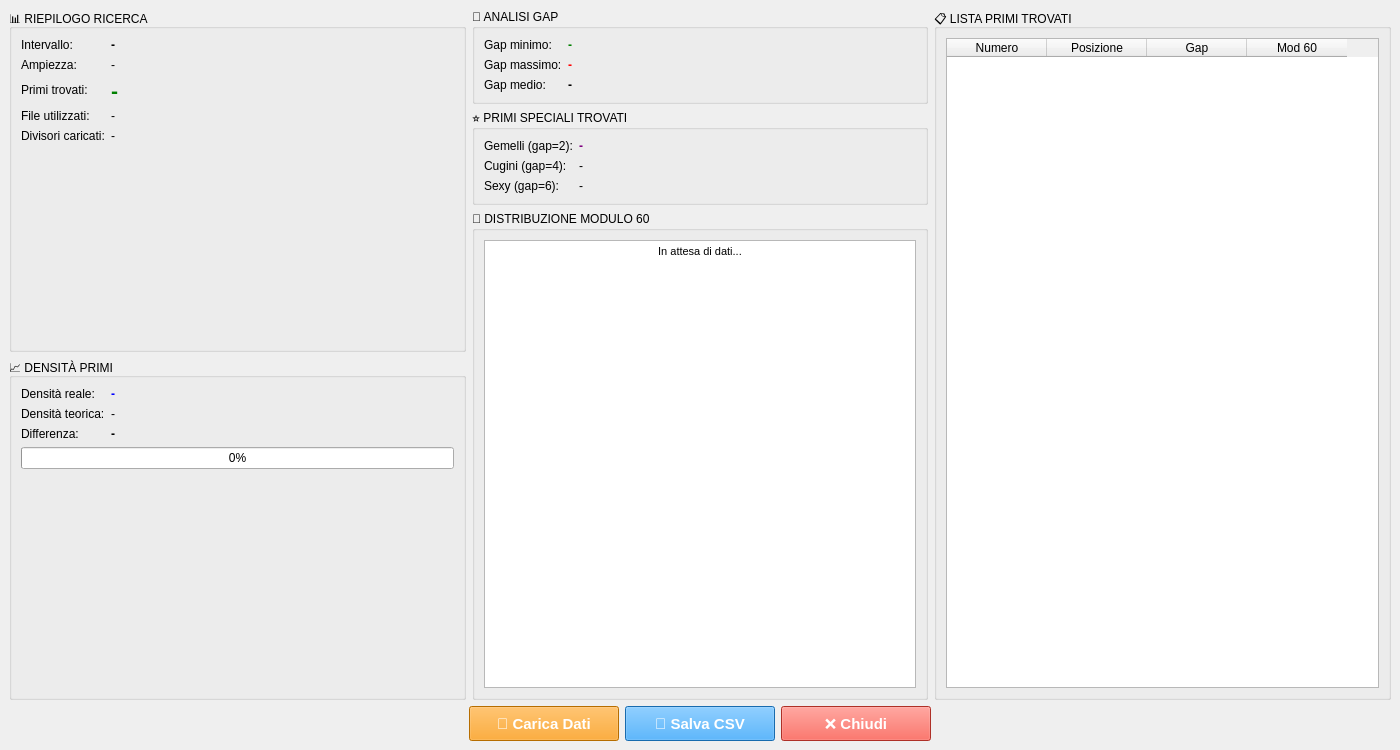
<?xml version="1.0" encoding="UTF-8"?>
<ui version="4.0">
 <class>MainWindow</class>
 <widget class="QMainWindow" name="MainWindow">
  <property name="geometry">
   <rect>
    <x>0</x>
    <y>0</y>
    <width>1400</width>
    <height>750</height>
   </rect>
  </property>
  <property name="windowTitle">
   <string>Statistiche Ricerca Numeri Primi - MicroPrime Studio</string>
  </property>
  <widget class="QWidget" name="centralwidget">
   <layout class="QVBoxLayout" name="verticalLayout_main">
    <item>
     <layout class="QHBoxLayout" name="horizontalLayout_top">
      <item>
       <layout class="QVBoxLayout" name="verticalLayout_col1">
        <item>
         <widget class="QGroupBox" name="groupBox_riepilogo">
          <property name="title">
           <string>📊 RIEPILOGO RICERCA</string>
          </property>
          <layout class="QFormLayout" name="formLayout">
           <item row="0" column="0">
            <widget class="QLabel" name="label_1">
             <property name="text">
              <string>Intervallo:</string>
             </property>
            </widget>
           </item>
           <item row="0" column="1">
            <widget class="QLabel" name="label_intervallo">
             <property name="styleSheet">
              <string>font-weight: bold;</string>
             </property>
             <property name="text">
              <string>-</string>
             </property>
            </widget>
           </item>
           <item row="1" column="0">
            <widget class="QLabel" name="label_2">
             <property name="text">
              <string>Ampiezza:</string>
             </property>
            </widget>
           </item>
           <item row="1" column="1">
            <widget class="QLabel" name="label_ampiezza">
             <property name="text">
              <string>-</string>
             </property>
            </widget>
           </item>
           <item row="2" column="0">
            <widget class="QLabel" name="label_3">
             <property name="text">
              <string>Primi trovati:</string>
             </property>
            </widget>
           </item>
           <item row="2" column="1">
            <widget class="QLabel" name="label_count_primi">
             <property name="styleSheet">
              <string>font-weight: bold; color: green; font-size: 16pt;</string>
             </property>
             <property name="text">
              <string>-</string>
             </property>
            </widget>
           </item>
           <item row="3" column="0">
            <widget class="QLabel" name="label_4">
             <property name="text">
              <string>File utilizzati:</string>
             </property>
            </widget>
           </item>
           <item row="3" column="1">
            <widget class="QLabel" name="label_file_usati">
             <property name="text">
              <string>-</string>
             </property>
            </widget>
           </item>
           <item row="4" column="0">
            <widget class="QLabel" name="label_5">
             <property name="text">
              <string>Divisori caricati:</string>
             </property>
            </widget>
           </item>
           <item row="4" column="1">
            <widget class="QLabel" name="label_divisori">
             <property name="text">
              <string>-</string>
             </property>
            </widget>
           </item>
          </layout>
         </widget>
        </item>
        <item>
         <widget class="QGroupBox" name="groupBox_densita">
          <property name="title">
           <string>📈 DENSITÀ PRIMI</string>
          </property>
          <layout class="QFormLayout" name="formLayout_2">
           <item row="0" column="0">
            <widget class="QLabel" name="label_6">
             <property name="text">
              <string>Densità reale:</string>
             </property>
            </widget>
           </item>
           <item row="0" column="1">
            <widget class="QLabel" name="label_densita_reale">
             <property name="styleSheet">
              <string>font-weight: bold; color: blue;</string>
             </property>
             <property name="text">
              <string>-</string>
             </property>
            </widget>
           </item>
           <item row="1" column="0">
            <widget class="QLabel" name="label_7">
             <property name="text">
              <string>Densità teorica:</string>
             </property>
            </widget>
           </item>
           <item row="1" column="1">
            <widget class="QLabel" name="label_densita_teorica">
             <property name="text">
              <string>-</string>
             </property>
            </widget>
           </item>
           <item row="2" column="0">
            <widget class="QLabel" name="label_8">
             <property name="text">
              <string>Differenza:</string>
             </property>
            </widget>
           </item>
           <item row="2" column="1">
            <widget class="QLabel" name="label_differenza">
             <property name="styleSheet">
              <string>font-weight: bold;</string>
             </property>
             <property name="text">
              <string>-</string>
             </property>
            </widget>
           </item>
           <item row="3" column="0" colspan="2">
            <widget class="QProgressBar" name="progressBar_densita">
             <property name="value">
              <number>0</number>
             </property>
             <property name="format">
              <string>%p%</string>
             </property>
            </widget>
           </item>
          </layout>
         </widget>
        </item>
       </layout>
      </item>
      <item>
       <layout class="QVBoxLayout" name="verticalLayout_col2">
        <item>
         <widget class="QGroupBox" name="groupBox_gap">
          <property name="title">
           <string>📏 ANALISI GAP</string>
          </property>
          <layout class="QFormLayout" name="formLayout_3">
           <item row="0" column="0">
            <widget class="QLabel" name="label_9">
             <property name="text">
              <string>Gap minimo:</string>
             </property>
            </widget>
           </item>
           <item row="0" column="1">
            <widget class="QLabel" name="label_gap_min">
             <property name="styleSheet">
              <string>font-weight: bold; color: green;</string>
             </property>
             <property name="text">
              <string>-</string>
             </property>
            </widget>
           </item>
           <item row="1" column="0">
            <widget class="QLabel" name="label_10">
             <property name="text">
              <string>Gap massimo:</string>
             </property>
            </widget>
           </item>
           <item row="1" column="1">
            <widget class="QLabel" name="label_gap_max">
             <property name="styleSheet">
              <string>font-weight: bold; color: red;</string>
             </property>
             <property name="text">
              <string>-</string>
             </property>
            </widget>
           </item>
           <item row="2" column="0">
            <widget class="QLabel" name="label_11">
             <property name="text">
              <string>Gap medio:</string>
             </property>
            </widget>
           </item>
           <item row="2" column="1">
            <widget class="QLabel" name="label_gap_medio">
             <property name="styleSheet">
              <string>font-weight: bold;</string>
             </property>
             <property name="text">
              <string>-</string>
             </property>
            </widget>
           </item>
          </layout>
         </widget>
        </item>
        <item>
         <widget class="QGroupBox" name="groupBox_speciali">
          <property name="title">
           <string>⭐ PRIMI SPECIALI TROVATI</string>
          </property>
          <layout class="QFormLayout" name="formLayout_4">
           <item row="0" column="0">
            <widget class="QLabel" name="label_12">
             <property name="text">
              <string>Gemelli (gap=2):</string>
             </property>
            </widget>
           </item>
           <item row="0" column="1">
            <widget class="QLabel" name="label_gemelli">
             <property name="styleSheet">
              <string>font-weight: bold; color: purple;</string>
             </property>
             <property name="text">
              <string>-</string>
             </property>
            </widget>
           </item>
           <item row="1" column="0">
            <widget class="QLabel" name="label_13">
             <property name="text">
              <string>Cugini (gap=4):</string>
             </property>
            </widget>
           </item>
           <item row="1" column="1">
            <widget class="QLabel" name="label_cugini">
             <property name="text">
              <string>-</string>
             </property>
            </widget>
           </item>
           <item row="2" column="0">
            <widget class="QLabel" name="label_14">
             <property name="text">
              <string>Sexy (gap=6):</string>
             </property>
            </widget>
           </item>
           <item row="2" column="1">
            <widget class="QLabel" name="label_sexy">
             <property name="text">
              <string>-</string>
             </property>
            </widget>
           </item>
          </layout>
         </widget>
        </item>
        <item>
         <widget class="QGroupBox" name="groupBox_mod60">
          <property name="title">
           <string>🔢 DISTRIBUZIONE MODULO 60</string>
          </property>
          <layout class="QVBoxLayout" name="verticalLayout_2">
           <item>
            <widget class="QTextBrowser" name="textBrowser_mod60">
             <property name="html">
              <string>&lt;!DOCTYPE HTML PUBLIC &quot;-//W3C//DTD HTML 4.0//EN&quot; &quot;http://www.w3.org/TR/REC-html40/strict.dtd&quot;&gt;
&lt;html&gt;&lt;head&gt;&lt;meta name=&quot;qrichtext&quot; content=&quot;1&quot; /&gt;&lt;style type=&quot;text/css&quot;&gt;
p, li { white-space: pre-wrap; }
&lt;/style&gt;&lt;/head&gt;&lt;body style=&quot; font-family:'MS Shell Dlg 2'; font-size:8.25pt; font-weight:400; font-style:normal;&quot;&gt;
&lt;p align=&quot;center&quot; style=&quot; margin-top:12px; margin-bottom:12px; margin-left:0px; margin-right:0px; -qt-block-indent:0; text-indent:0px;&quot;&gt;In attesa di dati...&lt;/p&gt;&lt;/body&gt;&lt;/html&gt;</string>
             </property>
            </widget>
           </item>
          </layout>
         </widget>
        </item>
       </layout>
      </item>
      <item>
       <widget class="QGroupBox" name="groupBox_tabella">
        <property name="title">
         <string>📋 LISTA PRIMI TROVATI</string>
        </property>
        <layout class="QVBoxLayout" name="verticalLayout_3">
         <item>
          <widget class="QTableWidget" name="tableWidget_primi">
           <property name="alternatingRowColors">
            <bool>true</bool>
           </property>
           <property name="sortingEnabled">
            <bool>true</bool>
           </property>
           <column>
            <property name="text">
             <string>Numero</string>
            </property>
           </column>
           <column>
            <property name="text">
             <string>Posizione</string>
            </property>
           </column>
           <column>
            <property name="text">
             <string>Gap</string>
            </property>
           </column>
           <column>
            <property name="text">
             <string>Mod 60</string>
            </property>
           </column>
          </widget>
         </item>
        </layout>
       </widget>
      </item>
     </layout>
    </item>
    <item>
     <layout class="QHBoxLayout" name="horizontalLayout_buttons">
      <item>
       <spacer name="horizontalSpacer">
        <property name="orientation">
         <enum>Qt::Horizontal</enum>
        </property>
        <property name="sizeHint" stdset="0">
         <size>
          <width>40</width>
          <height>20</height>
         </size>
        </property>
       </spacer>
      </item>
      <item>
       <widget class="QPushButton" name="pushButton_carica">
        <property name="minimumSize">
         <size>
          <width>150</width>
          <height>35</height>
         </size>
        </property>
        <property name="styleSheet">
         <string>background-color: #FF9800; color: white; font-size: 11pt; font-weight: bold;</string>
        </property>
        <property name="text">
         <string>📂 Carica Dati</string>
        </property>
       </widget>
      </item>
      <item>
       <widget class="QPushButton" name="pushButton_esporta">
        <property name="minimumSize">
         <size>
          <width>150</width>
          <height>35</height>
         </size>
        </property>
        <property name="styleSheet">
         <string>background-color: #2196F3; color: white; font-size: 11pt; font-weight: bold;</string>
        </property>
        <property name="text">
         <string>💾 Salva CSV</string>
        </property>
       </widget>
      </item>
      <item>
       <widget class="QPushButton" name="pushButton_chiudi">
        <property name="minimumSize">
         <size>
          <width>150</width>
          <height>35</height>
         </size>
        </property>
        <property name="styleSheet">
         <string>background-color: #f44336; color: white; font-size: 11pt; font-weight: bold;</string>
        </property>
        <property name="text">
         <string>❌ Chiudi</string>
        </property>
       </widget>
      </item>
      <item>
       <spacer name="horizontalSpacer_2">
        <property name="orientation">
         <enum>Qt::Horizontal</enum>
        </property>
        <property name="sizeHint" stdset="0">
         <size>
          <width>40</width>
          <height>20</height>
         </size>
        </property>
       </spacer>
      </item>
     </layout>
    </item>
   </layout>
  </widget>
 </widget>
 <resources/>
 <connections/>
</ui>
